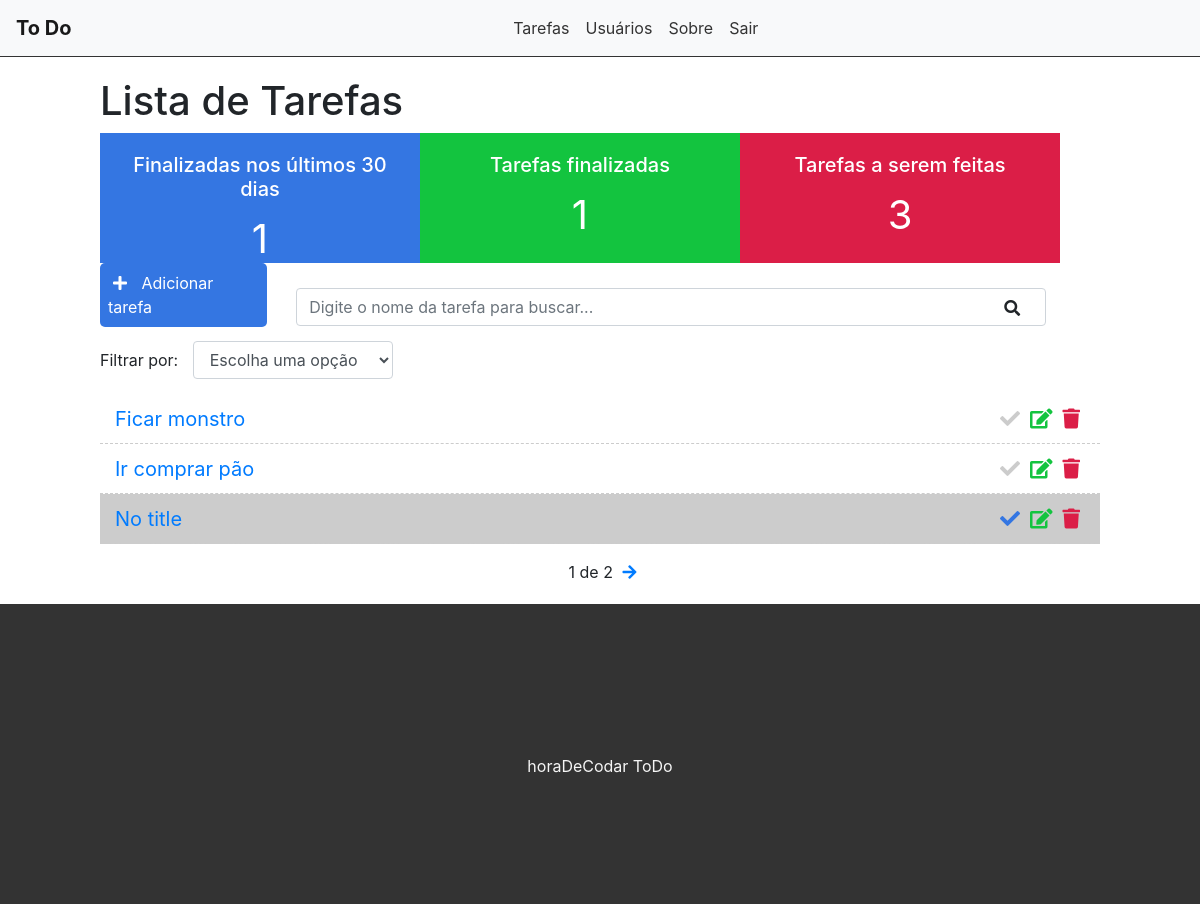
Page / (signed in) on the earlier database version.
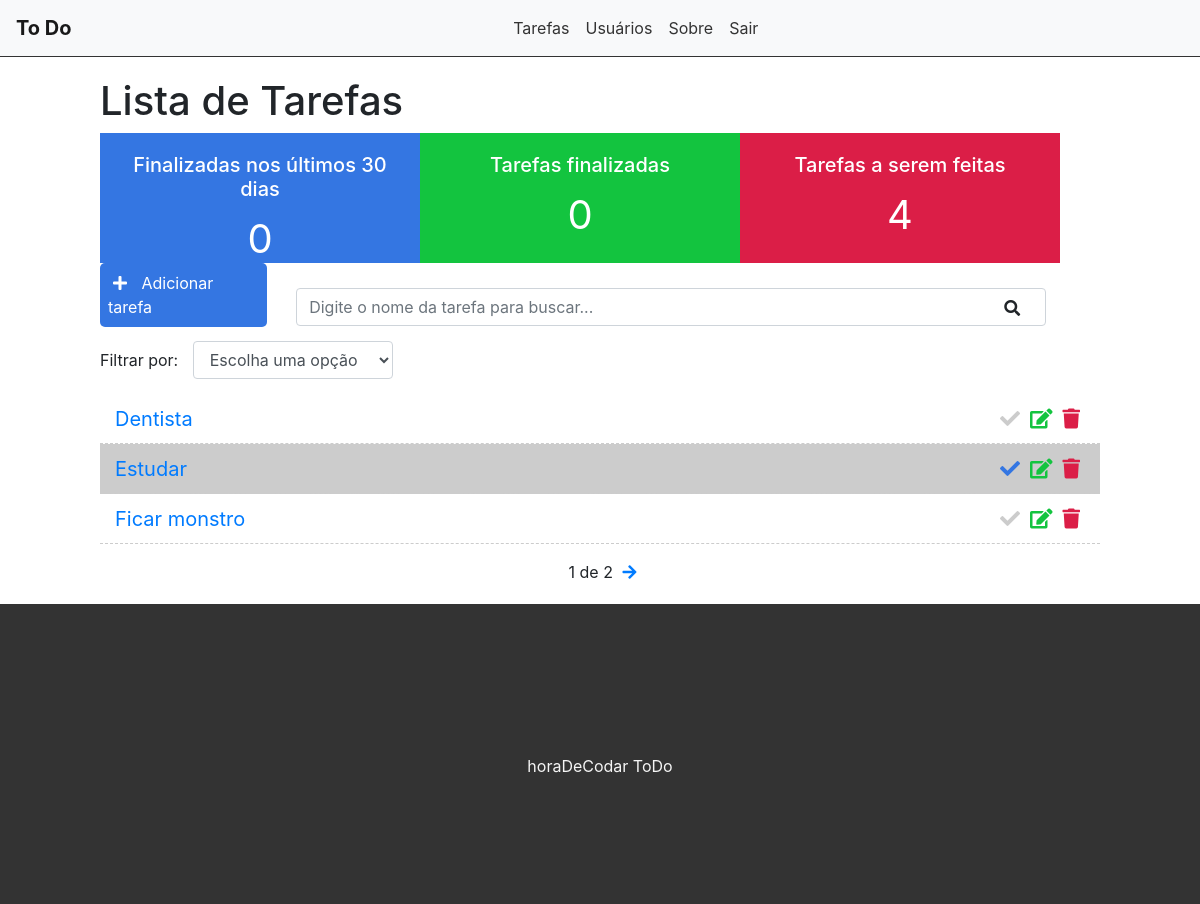
Same page on the later database version.
### tasks/models.py (models this page shows, shortened)
class Task(models.Model):
    OPTIONS = (
        ('doing', 'Doing'),
        ('done', 'Done'),
    )
    title = models.CharField(max_length=255, default='No title')
    description = models.TextField(default='No description')
    status = models.CharField(
        max_length=5,
        choices=OPTIONS,
    )
    user = models.ForeignKey(get_user_model(), on_delete=models.CASCADE) # on_delete after del some user, all the tasks will be delete too
    created_at = models.DateTimeField(auto_now_add=True)
    updated_at = models.DateTimeField(auto_now=True)

### tasks/views.py (the view)
# urls.py: path('', views.taskList, name='task-list'),
@login_required
def taskList(request):
    search = request.GET.get('search')
    filter = request.GET.get('filter')
    tasksDoneRecently = Task.objects.filter(status='done', updated_at__gt=datetime.datetime.now()-datetime.timedelta(days=30)).count()
    tasksDone = Task.objects.filter(status='done', user=request.user).count()
    tasksDoing = Task.objects.filter(status='doing', user=request.user).count()
    if search:
        tasks = Task.objects.filter(title__icontains=search, user=request.user)
    elif filter:
        tasks = Task.objects.filter(status=filter, user=request.user)
    else:
        task_list = Task.objects.all().order_by('-created_at').filter(user=request.user)
        paginator = Paginator(task_list, 3)
        page = request.GET.get('page')
        tasks = paginator.get_page(page)
    return render(request, 'tasks/list.html', {'tasks':tasks, 'tasksrecently': tasksDoneRecently, 'tasksdone': tasksDone, 'tasksdoing': tasksDoing})

### tasks/templates/tasks/list.html (shortened to what this page needs)
{% extends 'base.html' %}
{% block content %}
<div class="offset-1 col-10 list-div">
    <h1>Lista de Tarefas</h1>
    <div class="container dashboard">
        <div class="col-4 dashboard-box" id="dashboard-lastdays">
            <h4>Finalizadas nos últimos 30 dias</h4>
            <span>{{ tasksrecently }}</span>
        </div>
    </div>
    <div class="container dashboard">
        <div class="col-4 dashboard-box" id="dashboard-done">
            <h4>Tarefas finalizadas</h4>
            <span>{{ tasksdone }}</span>
        </div>
    </div>
    <div class="container dashboard">
        <div class="col-4 dashboard-box" id="dashboard-doing">
            <h4>Tarefas a serem feitas</h4>
            <span>{{ tasksdoing }}</span>
        </div>
    </div>
    <a id="add-link" href="newtask/">
        <div class="col-2 add-div">
            <i class="fas fa-plus"></i> Adicionar tarefa
        </div>
    </a>
    <div class="col-9 search-div">
        <form method="GET" id="search-form">
            <input class="form-control" type="text" id="search" name="search" placeholder="Digite o nome da tarefa para buscar..." value="{{ request.GET.search }}">
            <i class="fas fa-search" id="search-btn"></i>
        </form>
    </div>
    <div class="col-12 filter-div">
        <span>Filtrar por:</span>
        <select name="filter" id="filter" class="form-control">
            <option value="">Escolha uma opção</option>
        </select>
    </div>
    <ul class="task-list">
        {% for task in tasks %}
        {% if task.status == 'doing' %}
            <li class="task-item">
        {% else %}
            <li class="task-item done">
        {% endif %}
                <span><a href="/task/{{task.id}}">{{task.title}}</a></span>
                <a href="delete/{{task.id}}" class="delete-btn"><span><i class="fas fa-trash"></i></span></a>
                <a href="edit/{{task.id}}"><span><i class="fas fa-edit"></i></span></a>
                <a href="changestatus/{{task.id}}"><span><i class="fas fa-check"></i></span></a>
        </li>
        {% endfor %}
    </ul>
    <div class="pagination">
        <span class="step-links">
            {% if tasks.paginator.num_pages %}
            <span class="current">
                {{ tasks.number }} de {{ tasks.paginator.num_pages }}
            </span>
            {% endif %}
            {% if tasks.has_next %}
                <a href="?page={{ tasks.next_page_number }}"><i class=" fas fa-arrow-right"></i></a>
            {% endif %}
        </span>
    </div>
</div>
{% endblock %}

### tasks/templates/base.html (shortened to what this page needs)
{% load static %}
<!DOCTYPE html>
<html lang="en">
<head>
    <link href="https://stackpath.bootstrapcdn.com/bootstrap/4.3.1/css/bootstrap.min.css" rel="stylesheet">
    <link rel="stylesheet" href="https://use.fontawesome.com/releases/v5.7.2/css/all.css">
    <link rel="stylesheet" href="{% static 'css/styles.css' %}">
</head>
<body>
    <div class="container-fluid">
        <nav class="navbar navbar-expand-lg navbar-light bg-light">
            <a class="navbar-brand" href="/">To Do</a>
            <div class="collapse navbar-collapse" id="navbarSupportedContent">
                <ul class="navbar-nav mr-auto">
                    {% if user.is_authenticated %}
                    <li class="nav-item">
                        <a class="nav-link" href="#">Tarefas</a>
                    </li>
                    <li class="nav-item">
                        <a class="nav-link" href="#">Usuários</a>
                    </li>
                    {% else %}
                    <li class="nav-item">
                        <a class="nav-link" href="/accounts/login">Entrar</a>
                    </li>
                    {% endif %}
                    <li class="nav-item">
                        <a class="nav-link" href="#">Sobre</a>
                    </li>
                    {% if user.is_authenticated %}
                    <li class="nav-item">
                        <a class="nav-link" href="/accounts/logout">Sair</a>
                    </li>
                    {% endif %}
                </ul>
            </div>
        </nav>
        {% block content %}
        {% endblock %}
        <footer>
            <p>horaDeCodar ToDo</p>
        </footer>
    </div>
</body>
</html>

### tasks/static/css/styles.css (style rules this page uses)
.container-fluid { padding: 0; }
.navbar { border-bottom: 1px solid #333; margin-bottom: 20px; }
.navbar-nav { margin: auto; }
.navbar-brand { font-weight: bold; }
.navbar-light .navbar-nav a.nav-link { color: #333; letter-spacing: 1px1; }
.dashboard { padding: 0; width: 100%; display: block; }
.dashboard h4 { font-size: 20px; }
.dashboard span { font-size: 40px; display: block; width: 100%; }
.dashboard-box { float: left; background-color: #dfdfdf; color: #FFF; padding: 20px; box-sizing: border-box; height: 130px; width: 32%; text-align: center; }
#dashboard-lastdays { background-color: #3476e2; }
#dashboard-done { background-color: #13c43f; }
#dashboard-doing { background-color: #db1e47; }
#add-link { text-decoration: none; }
.add-div { background-color: #3476e2; cursor: pointer; display: inline-block; color: #FFF; padding: 8px; border-radius: 5px; margin-right: 25px; }
.fas.fa-plus { color:#FFF; margin-right: 10px; margin-left: 5px; }
.fas.fa-search { position: absolute; top: 12px; right: 26px; cursor: pointer; }
.search-div { padding: 0; margin-top: 15px; margin-bottom: 15px; display: inline-block; }
.filter-div { margin-bottom: 15px; padding: 0; }
#filter { display: inline-block; width: 200px; margin-left: 10px; }
.list-div { padding: 0; }
.task-list { padding-left: 0; }
.task-item { list-style: none; font-size: 20px; height: 50px; padding: 0 15px; padding-top: 10px; border-bottom: 1px dashed #CCC; }
.task-item.done { background-color: #CCC; }
.fas.fa-trash { color: #db1e47; cursor: pointer; margin: 5px; font-size: 20px; float: right; }
.fas.fa-edit { color: #13c43f; cursor: pointer; margin: 5px; font-size: 20px; float: right; }
.fa-check { color: #CCC; cursor: pointer; margin: 5px; font-size: 20px; float: right; }
.done .fa-check { color: #3476e2; }
footer { background-color: #333; height: 300px; border-top: 2x solid #202020; }
footer p { color: #f5f5f5; text-align: center; top: 50%; position: relative; }
.pagination { margin-bottom: 20px; }
.step-links { position: relative; margin-left: auto; margin-right: auto; }
.step-links .current { margin-left: 5px; margin-right: 5px; }

Differences in the rows shown:
no longer on this page (row edited): Task: title "Ir comprar pão"
removed Task: title "No title"
added Task: title "Dentista"
added Task: title "Estudar"
Other differences:
{{ tasksrecently }}: "1" → "0"
{{ tasksdone }}: "1" → "0"
{{ tasksdoing }}: "3" → "4"
